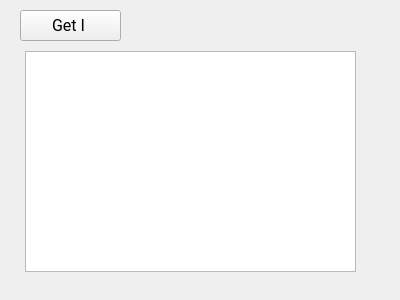
<?xml version="1.0" encoding="UTF-8"?>
<ui version="4.0">
 <class>PlotI</class>
 <widget class="QWidget" name="PlotI">
  <property name="geometry">
   <rect>
    <x>0</x>
    <y>0</y>
    <width>400</width>
    <height>300</height>
   </rect>
  </property>
  <property name="windowTitle">
   <string>Plot-I</string>
  </property>
  <widget class="QPushButton" name="pushButton">
   <property name="geometry">
    <rect>
     <x>20</x>
     <y>10</y>
     <width>101</width>
     <height>31</height>
    </rect>
   </property>
   <property name="font">
    <font>
     <family>Roboto</family>
     <pointsize>12</pointsize>
     <weight>50</weight>
     <bold>false</bold>
    </font>
   </property>
   <property name="text">
    <string>Get I </string>
   </property>
  </widget>
  <widget class="QGraphicsView" name="graphicsView">
   <property name="geometry">
    <rect>
     <x>25</x>
     <y>51</y>
     <width>331</width>
     <height>221</height>
    </rect>
   </property>
  </widget>
 </widget>
 <resources/>
 <connections/>
</ui>
